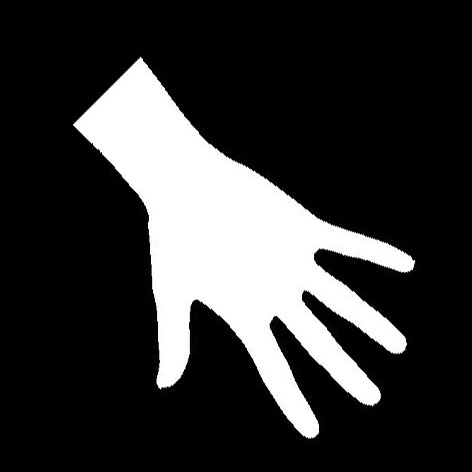
#> input picture examples/cv40examples-main/code/8手势识别/o1.jpg, 472 x 472 px
$ python '例8.6.py'
#> lines starting #> are read from the running program, lines starting #| are printed output that depends on the picture; after the words box and inside, x2 and y2 are one past the last pixel; in counts of white or black regions, pixels touching at a corner belong together; long printed decimals are rounded
# -*- coding: utf-8 -*-
"""
Created on Sat Jul  3 17:44:22 2021

@author: 李立宗  lilizong@gmail.com
微信公众号：计算机视觉之光（微信号cvlight）
计算机视觉核心案例实战——从入门到深度学习（python+OpenCV）(待定名称)
李立宗 著     电子工业出版社
"""

import cv2
o1 = cv2.imread('o1.jpg')
#> o1 is the input picture: shape (472, 472, 3); min 0, max 255, mean 53.3
o2 = cv2.imread('o2.jpg')
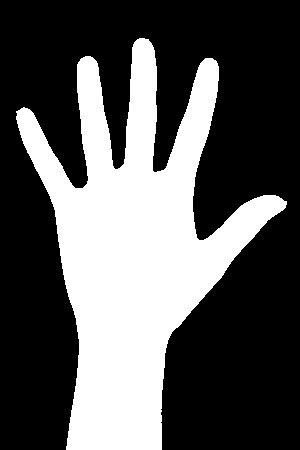
#> input picture examples/cv40examples-main/code/8手势识别/o2.jpg, 300 x 450 px
#> o2 is the input picture: shape (450, 300, 3); min 0, max 255, mean 87.9
o3 = cv2.imread('o3.jpg')
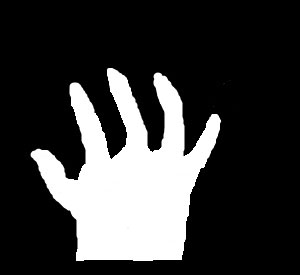
#> input picture examples/cv40examples-main/code/8手势识别/o3.jpg, 300 x 275 px
#> o3 is the input picture: shape (275, 300, 3); min 0, max 255, mean 58.6
gray1 = cv2.cvtColor(o1,cv2.COLOR_BGR2GRAY)
gray2 = cv2.cvtColor(o2,cv2.COLOR_BGR2GRAY)
gray3 = cv2.cvtColor(o3,cv2.COLOR_BGR2GRAY)
ret, binary1 = cv2.threshold(gray1,127,255,cv2.THRESH_BINARY)
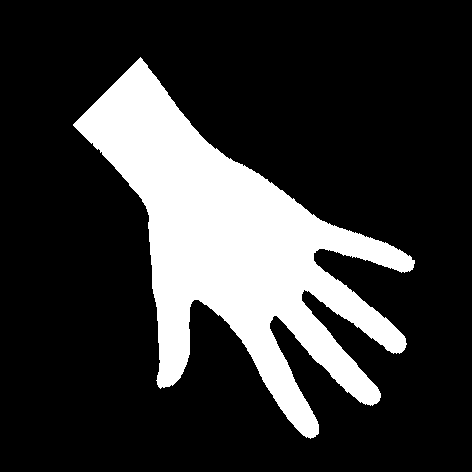
#> binary1: shape (472, 472); 20.9% white; 1 white region, box (x1, y1, x2, y2) and area: (73, 57, 415, 439) 46541
ret, binary2 = cv2.threshold(gray2,127,255,cv2.THRESH_BINARY)
#> binary2: shape (450, 300); 34.5% white; 1 white region, box (x1, y1, x2, y2) and area: (16, 38, 287, 450) 46516
ret, binary3 = cv2.threshold(gray3,127,255,cv2.THRESH_BINARY)
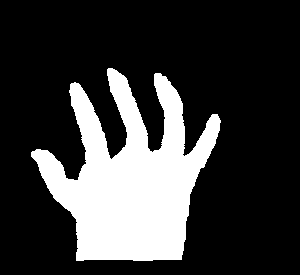
#> binary3: shape (275, 300); 23% white; 1 white region
contours1, hierarchy = cv2.findContours(binary1,
                                              cv2.RETR_LIST,
                                              cv2.CHAIN_APPROX_SIMPLE)
#> contours1 = 1 contour; box (x1, y1, x2, y2) and area: (73, 57, 415, 439) 45756
contours2, hierarchy = cv2.findContours(binary2,
                                              cv2.RETR_LIST,
                                              cv2.CHAIN_APPROX_SIMPLE)
#> contours2 = 1 contour; box (x1, y1, x2, y2) and area: (16, 38, 287, 450) 45658
contours3, hierarchy = cv2.findContours(binary3,
                                              cv2.RETR_LIST,
                                              cv2.CHAIN_APPROX_SIMPLE)
#> contours3 = 1 contour; box (x1, y1, x2, y2) and area: (31, 68, 221, 261) 18468
cnt1 = contours1[0]
#> cnt1 = contour of 708 points, box (x1, y1, x2, y2) (73, 57, 415, 439), area 45756
cnt2 = contours2[0]
#> cnt2 = contour of 625 points, box (x1, y1, x2, y2) (16, 38, 287, 450), area 45658
cnt3 = contours3[0]
#> cnt3 = contour of 493 points, box (x1, y1, x2, y2) (31, 68, 221, 261), area 18468
ret0 = cv2.matchShapes(cnt1,cnt1,1,0.0)
#> ret0 = 0
ret1 = cv2.matchShapes(cnt1,cnt2,1,0.0)
#> ret1 = 0.0029
ret2 = cv2.matchShapes(cnt1,cnt3,1,0.0)
#> ret2 = 0.828
# ret0 = cv2.matchShapes(gray1,gray1,1,0.0)
# ret1 = cv2.matchShapes(gray1,gray2,1,0.0)
# ret2 = cv2.matchShapes(gray1,gray3,1,0.0)

print("o1.shape=",o1.shape)
#| o1.shape= (472, 472, 3)
print("o2.shape=",o2.shape)
#| o2.shape= (450, 300, 3)
print("o3.shape=",o3.shape)
#| o3.shape= (275, 300, 3)
print("相同图像(cnt1,cnt1)的matchShape=",ret0)
#| 相同图像(cnt1,cnt1)的matchShape= 0.0
print("相似图像(cnt1,cnt2)的matchShape=",ret1)
#| 相似图像(cnt1,cnt2)的matchShape= 0.002902
print("不相似图像(cnt1,cnt3)的matchShape=",ret2)
#| 不相似图像(cnt1,cnt3)的matchShape= 0.8283
cv2.imshow("original1",o1)
cv2.imshow("original2",o2)
cv2.imshow("original3",o3)
cv2.waitKey()
cv2.destroyAllWindows()
